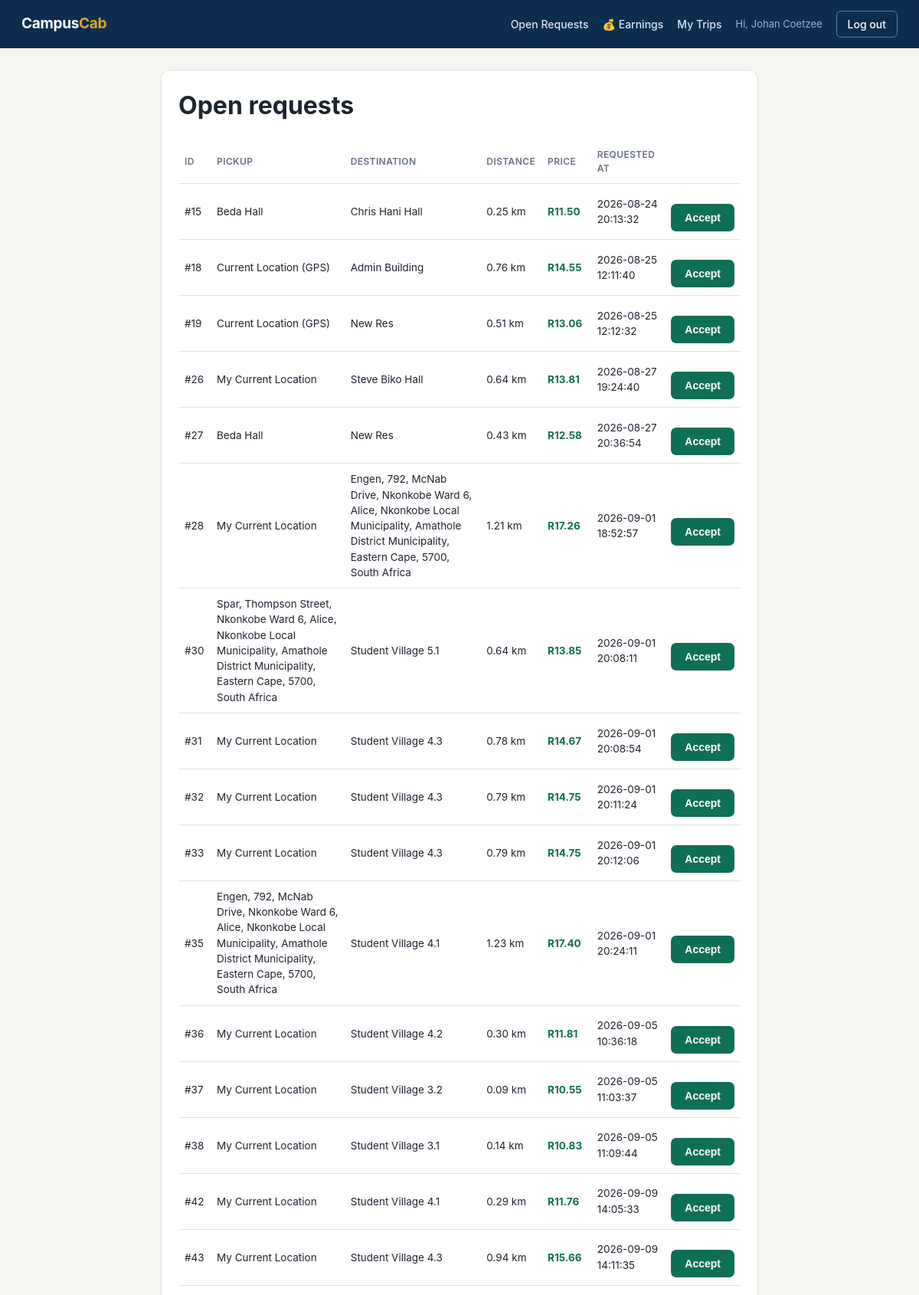
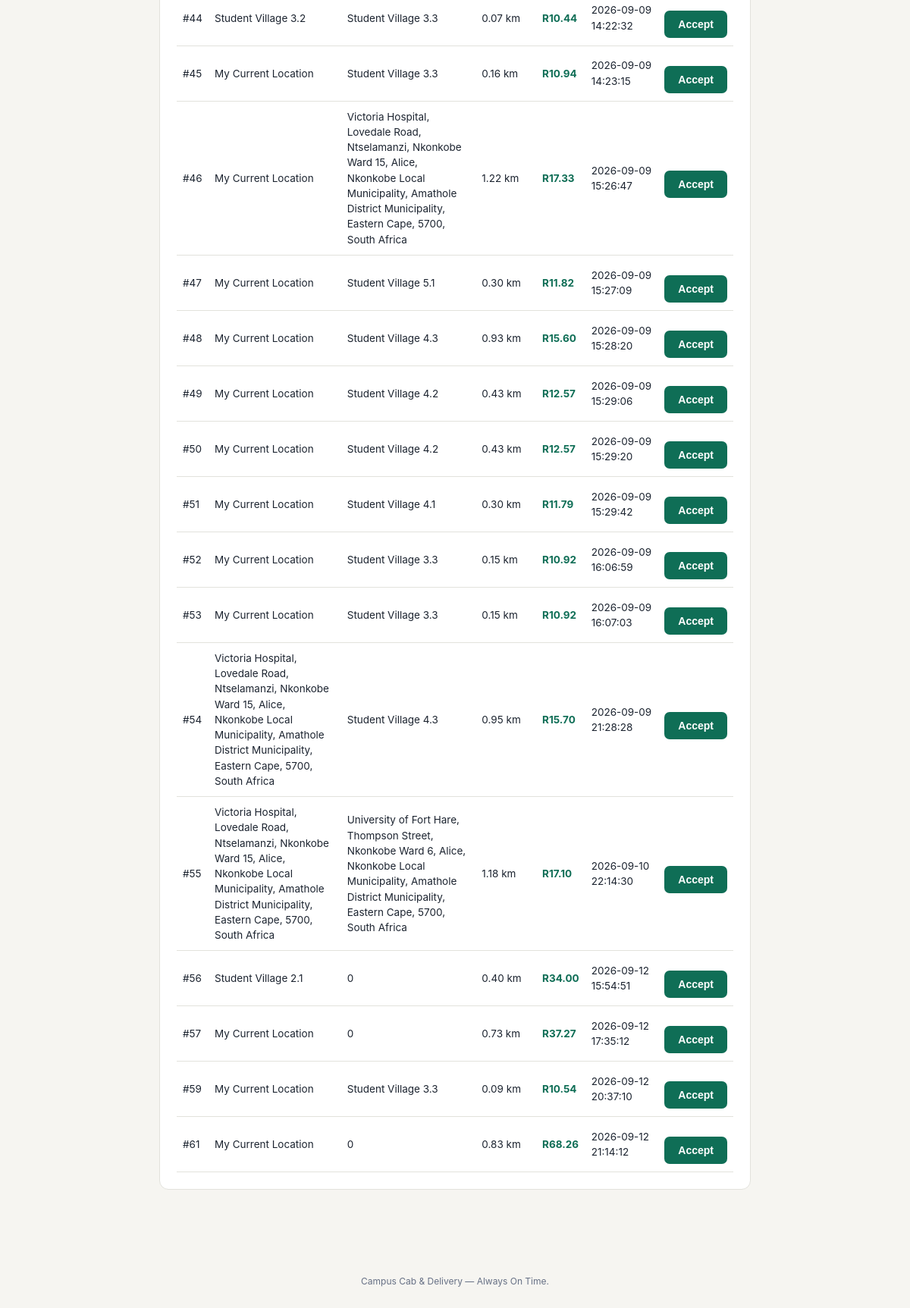
The page /driver.php (signed in) on the database its author committed (2 pictures, top to bottom).
### tables this page shows
CREATE TABLE `ride` (
  `rideID` int(11) NOT NULL,
  `studentID` int(11) DEFAULT NULL,
  `staffID` int(11) DEFAULT NULL,
  `requester_type` enum('Student','Staff') NOT NULL DEFAULT 'Student',
  `request_type` enum('Ride','Parcel') NOT NULL DEFAULT 'Ride',
  `parcel_details` varchar(255) DEFAULT NULL,
  `DriverID` int(11) DEFAULT NULL,
  `pickup_address` varchar(250) DEFAULT NULL,
  `pickup_latitude` decimal(10,7) DEFAULT NULL,
  `pickup_longitude` decimal(10,7) DEFAULT NULL,
  `destination_address` varchar(250) DEFAULT NULL,
  `destination_latitude` decimal(10,7) DEFAULT NULL,
  `destination_longitude` decimal(10,7) DEFAULT NULL,
  `requested_at` datetime DEFAULT NULL,
  `accepted_at` datetime DEFAULT NULL,
  `started_at` datetime DEFAULT NULL,
  `Completed_at` datetime DEFAULT NULL,
  `ride_status` enum('Requested','Accepted','Driver Arriving','In Progress','Completed','Cancelled') DEFAULT 'Requested',
  `cancellation_reason` varchar(255) DEFAULT NULL,
  `cancelled_at` datetime DEFAULT NULL,
  `estimated_distance_km` decimal(6,2) DEFAULT NULL,
  `estimated_duration_min` int(11) DEFAULT NULL,
  `estimated_price` decimal(8,2) DEFAULT NULL,
  `driver_earning` double NOT NULL,
  `campus_commission` double NOT NULL
);

### driver.php (the view, shortened to what this page needs)
<?php
include 'header.php';
?>
<div class="card">
    <h1>Open requests</h1>
    <table>
        <tr><th>ID</th><th>Pickup</th><th>Destination</th><th>Distance</th><th>Price</th><th>Requested at</th><th></th></tr>
        <?php
        $result = mysqli_query($conn, "
            SELECT rideID, pickup_address, destination_address, requested_at,
                   estimated_distance_km, estimated_price
            FROM ride WHERE ride_status = 'Requested' AND DriverID IS NULL
            ORDER BY requested_at ASC
        ");
        if (mysqli_num_rows($result) == 0):
        ?>
        <tr><td colspan="7" class="empty">No open requests right now.</td></tr>
        <?php
        else:
            while ($row = mysqli_fetch_assoc($result)):
        ?>
        <tr>
            <td>#<?php echo $row['rideID']; ?></td>
            <td><?php echo htmlspecialchars($row['pickup_address']); ?></td>
            <td><?php echo htmlspecialchars($row['destination_address']); ?></td>
            <td><?php echo $row['estimated_distance_km'] ? number_format($row['estimated_distance_km'], 2) . ' km' : '—'; ?></td>
            <td class="price-tag"><?php echo $row['estimated_price'] ? 'R' . number_format($row['estimated_price'], 2) : '—'; ?></td>
            <td><?php echo $row['requested_at']; ?></td>
            <td><a href="driver.php?accept=<?php echo $row['rideID']; ?>"><button type="button">Accept</button></a></td>
        </tr>
        <?php
            endwhile;
        endif;
        ?>
    </table>
</div>
<?php include 'footer.php'; ?>

### style.css (style rules this page uses)
:root { --navy: #0c2d4d; --navy-light: #185fa5; --gold: #e0a526; --gold-dark: #b8860f; --teal: #0f6e56; --teal-bg: #dcf1e9; --coral: #b03a2e; --coral-bg: #fbe2df; --amber-bg: #fbecc9; --amber-text: #8a6d00; --ink: #1c2430; --muted: #667085; --border: #e2e2dc; --bg: #f6f5f1; --card: #ffffff; }
* { box-sizing: border-box; }
body { font-family: -apple-system, "Segoe UI", Roboto, Helvetica, Arial, sans-serif; background: var(--bg); color: var(--ink); margin: 0; line-height: 1.5; }
.card { background: var(--card); border: 1px solid var(--border); border-radius: 12px; padding: 22px; margin-bottom: 20px; }
.card h1, .card h2 { margin-top: 0; }
button { margin-top: 16px; background: var(--teal); color: white; border: none; padding: 10px 18px; border-radius: 7px; font-size: 14px; font-weight: 600; cursor: pointer; }
table { width: 100%; border-collapse: collapse; margin-top: 4px; }
th, td { text-align: left; padding: 10px 8px; border-bottom: 1px solid var(--border); font-size: 13.5px; }
th { color: var(--muted); font-weight: 600; font-size: 12px; text-transform: uppercase; letter-spacing: 0.4px; }
td a { color: var(--navy-light); text-decoration: none; font-weight: 600; }
.price-tag { font-weight: 700; color: var(--teal); }

### rows shown on the page
ride: rideID "15", pickup_address "Beda Hall", destination_address "Chris Hani Hall", estimated_distance_km "0.25", estimated_price "11.50", requested_at "2026-08-24 20:13:32"
ride: rideID "18", pickup_address "Current Location (GPS)", destination_address "Admin Building", estimated_distance_km "0.76", estimated_price "14.55", requested_at "2026-08-25 12:11:40"
ride: rideID "19", pickup_address "Current Location (GPS)", destination_address "New Res", estimated_distance_km "0.51", estimated_price "13.06", requested_at "2026-08-25 12:12:32"
ride: rideID "26", pickup_address "My Current Location", destination_address "Steve Biko Hall", estimated_distance_km "0.64", estimated_price "13.81", requested_at "2026-08-27 19:24:40"
ride: rideID "27", pickup_address "Beda Hall", destination_address "New Res", estimated_distance_km "0.43", estimated_price "12.58", requested_at "2026-08-27 20:36:54"
ride: rideID "28", pickup_address "My Current Location", destination_address "Engen, 792, McNab Drive, Nkonkobe Ward 6, Alice, Nkonkobe Local Municipality, Amathole District Municipality, Eastern Cape, 5700, South Africa", estimated_distance_km "1.21", estimated_price "17.26", requested_at "2026-09-01 18:52:57"
ride: rideID "30", pickup_address "Spar, Thompson Street, Nkonkobe Ward 6, Alice, Nkonkobe Local Municipality, Amathole District Municipality, Eastern Cape, 5700, South Africa", destination_address "Student Village 5.1", estimated_distance_km "0.64", estimated_price "13.85", requested_at "2026-09-01 20:08:11"
ride: rideID "31", pickup_address "My Current Location", destination_address "Student Village 4.3", estimated_distance_km "0.78", estimated_price "14.67", requested_at "2026-09-01 20:08:54"
ride: rideID "32", pickup_address "My Current Location", destination_address "Student Village 4.3", estimated_distance_km "0.79", estimated_price "14.75", requested_at "2026-09-01 20:11:24"
ride: rideID "33", pickup_address "My Current Location", destination_address "Student Village 4.3", estimated_distance_km "0.79", estimated_price "14.75", requested_at "2026-09-01 20:12:06"
ride: rideID "35", pickup_address "Engen, 792, McNab Drive, Nkonkobe Ward 6, Alice, Nkonkobe Local Municipality, Amathole District Municipality, Eastern Cape, 5700, South Africa", destination_address "Student Village 4.1", estimated_distance_km "1.23", estimated_price "17.40", requested_at "2026-09-01 20:24:11"
ride: rideID "36", pickup_address "My Current Location", destination_address "Student Village 4.2", estimated_distance_km "0.30", estimated_price "11.81", requested_at "2026-09-05 10:36:18"
ride: rideID "37", pickup_address "My Current Location", destination_address "Student Village 3.2", estimated_distance_km "0.09", estimated_price "10.55", requested_at "2026-09-05 11:03:37"
ride: rideID "38", pickup_address "My Current Location", destination_address "Student Village 3.1", estimated_distance_km "0.14", estimated_price "10.83", requested_at "2026-09-05 11:09:44"
ride: rideID "42", pickup_address "My Current Location", destination_address "Student Village 4.1", estimated_distance_km "0.29", estimated_price "11.76", requested_at "2026-09-09 14:05:33"
ride: rideID "43", pickup_address "My Current Location", destination_address "Student Village 4.3", estimated_distance_km "0.94", estimated_price "15.66", requested_at "2026-09-09 14:11:35"
ride: rideID "44", pickup_address "Student Village 3.2", destination_address "Student Village 3.3", estimated_distance_km "0.07", estimated_price "10.44", requested_at "2026-09-09 14:22:32"
ride: rideID "45", pickup_address "My Current Location", destination_address "Student Village 3.3", estimated_distance_km "0.16", estimated_price "10.94", requested_at "2026-09-09 14:23:15"
ride: rideID "46", pickup_address "My Current Location", destination_address "Victoria Hospital, Lovedale Road, Ntselamanzi, Nkonkobe Ward 15, Alice, Nkonkobe Local Municipality, Amathole District Municipality, Eastern Cape, 5700, South Africa", estimated_distance_km "1.22", estimated_price "17.33", requested_at "2026-09-09 15:26:47"
ride: rideID "47", pickup_address "My Current Location", destination_address "Student Village 5.1", estimated_distance_km "0.30", estimated_price "11.82", requested_at "2026-09-09 15:27:09"
ride: rideID "48", pickup_address "My Current Location", destination_address "Student Village 4.3", estimated_distance_km "0.93", estimated_price "15.60", requested_at "2026-09-09 15:28:20"
ride: rideID "49", pickup_address "My Current Location", destination_address "Student Village 4.2", estimated_distance_km "0.43", estimated_price "12.57", requested_at "2026-09-09 15:29:06"
ride: rideID "50", pickup_address "My Current Location", destination_address "Student Village 4.2", estimated_distance_km "0.43", estimated_price "12.57", requested_at "2026-09-09 15:29:20"
ride: rideID "51", pickup_address "My Current Location", destination_address "Student Village 4.1", estimated_distance_km "0.30", estimated_price "11.79", requested_at "2026-09-09 15:29:42"
ride: rideID "52", pickup_address "My Current Location", destination_address "Student Village 3.3", estimated_distance_km "0.15", estimated_price "10.92", requested_at "2026-09-09 16:06:59"
ride: rideID "53", pickup_address "My Current Location", destination_address "Student Village 3.3", estimated_distance_km "0.15", estimated_price "10.92", requested_at "2026-09-09 16:07:03"
ride: rideID "54", pickup_address "Victoria Hospital, Lovedale Road, Ntselamanzi, Nkonkobe Ward 15, Alice, Nkonkobe Local Municipality, Amathole District Municipality, Eastern Cape, 5700, South Africa", destination_address "Student Village 4.3", estimated_distance_km "0.95", estimated_price "15.70", requested_at "2026-09-09 21:28:28"
ride: rideID "55", pickup_address "Victoria Hospital, Lovedale Road, Ntselamanzi, Nkonkobe Ward 15, Alice, Nkonkobe Local Municipality, Amathole District Municipality, Eastern Cape, 5700, South Africa", destination_address "University of Fort Hare, Thompson Street, Nkonkobe Ward 6, Alice, Nkonkobe Local Municipality, Amathole District Municipality, Eastern Cape, 5700, South Africa", estimated_distance_km "1.18", estimated_price "17.10", requested_at "2026-09-10 22:14:30"
ride: rideID "56", pickup_address "Student Village 2.1", destination_address "0", estimated_distance_km "0.40", estimated_price "34.00", requested_at "2026-09-12 15:54:51"
ride: rideID "57", pickup_address "My Current Location", destination_address "0", estimated_distance_km "0.73", estimated_price "37.27", requested_at "2026-09-12 17:35:12"
ride: rideID "59", pickup_address "My Current Location", destination_address "Student Village 3.3", estimated_distance_km "0.09", estimated_price "10.54", requested_at "2026-09-12 20:37:10"
ride: rideID "61", pickup_address "My Current Location", destination_address "0", estimated_distance_km "0.83", estimated_price "68.26", requested_at "2026-09-12 21:14:12"

### other values the page prints
$_SESSION['driver_name'] "Johan Coetzee"
